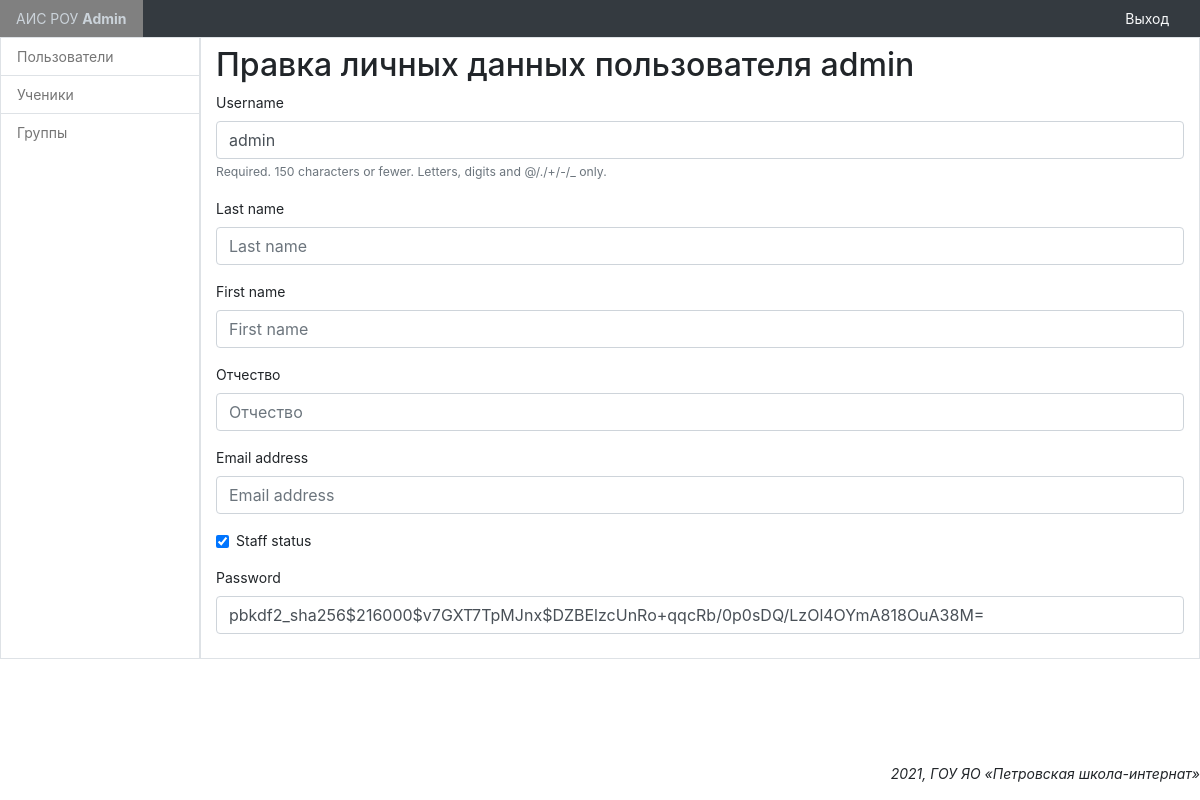
Before: /admin_panel/accounts/profile/change/1/ (signed in) with the older database file.
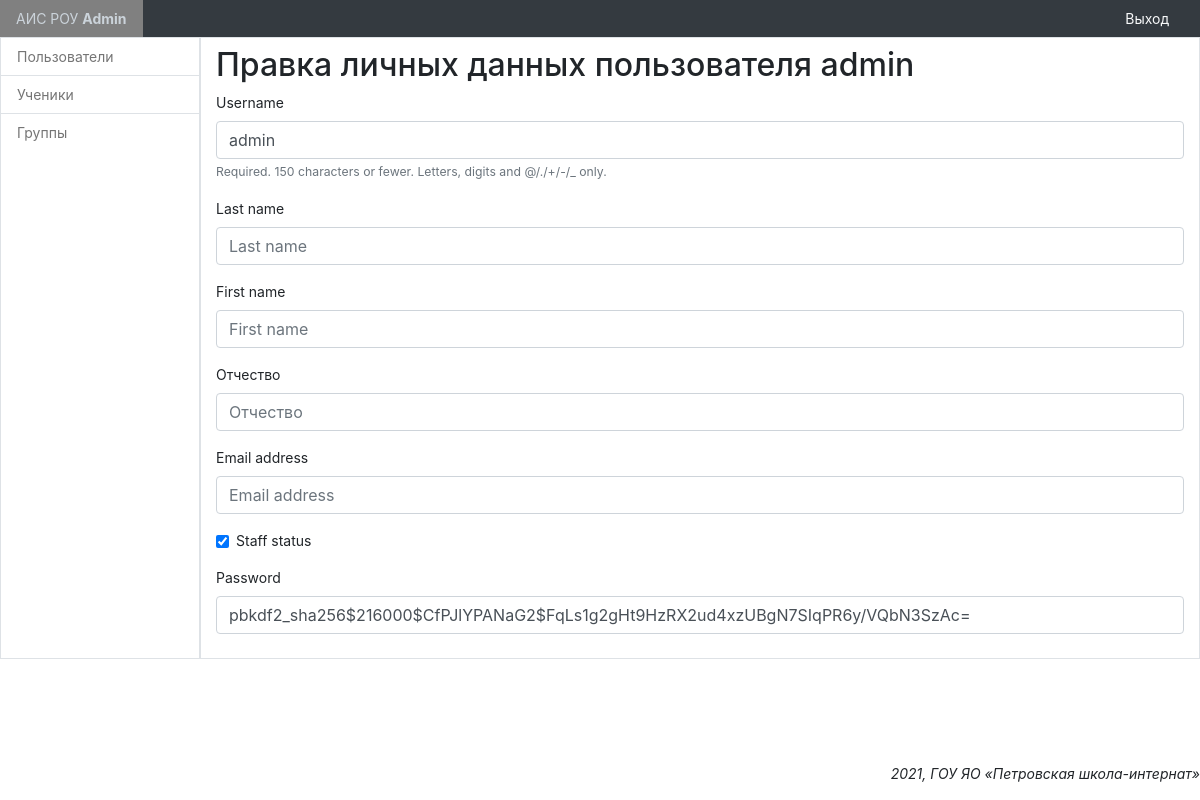
After: the same page with the newer database file.
### main/models.py (models this page shows, shortened)
class CustomUser(AbstractUser):
    patronymic = models.CharField('Отчество', max_length=50, blank=True, null=True)
    class Meta(AbstractUser.Meta):
        pass

### admin_panel/views.py (the view)
# urls.py: path('accounts/profile/change/<int:id>/', SDChangeUserInfoView.as_view(), name='user_change'),
class SDChangeUserInfoView(SuccessMessageMixin, LoginRequiredMixin, UpdateView):
    model = CustomUser
    template_name = 'admin_panel/change_user_info.html'
    form_class = ChangeUserInfoForm
    success_url = reverse_lazy('admin_panel:users')
    success_message = 'Данные сохранены'
    def get_object(self, queryset=None):
        if not queryset:
            queryset = self.get_queryset()
        return get_object_or_404(queryset, pk=self.kwargs['id'])

### admin_panel/forms.py
class ChangeUserInfoForm(forms.ModelForm):
    class Meta:
        model = CustomUser
        fields = ('username', 'last_name', 'first_name', 'patronymic', 'email', 'is_staff', 'password',)

### templates/admin_panel/change_user_info.html (shortened to what this page needs)
{% extends 'layout/base_admin.html' %}
{% load bootstrap4 %}
{% block content %}
    <h2>Правка личных данных пользователя {{ customuser.username }}</h2>
    <form method="post">
        {% bootstrap_form form layout='horizontal' %}
    </form>
{% endblock %}

Changed rows visible on the page:
changed CustomUser "admin": password "pbkdf2_sha256$216000$v7GXT7TpMJnx$DZBElzcUnRo+qqcRb/0p0sDQ/LzOl4OYmA818OuA38M=" → "pbkdf2_sha256$216000$CfPJlYPANaG2$FqLs1g2gHt9HzRX2ud4xzUBgN7SIqPR6y/VQbN3SzAc="
